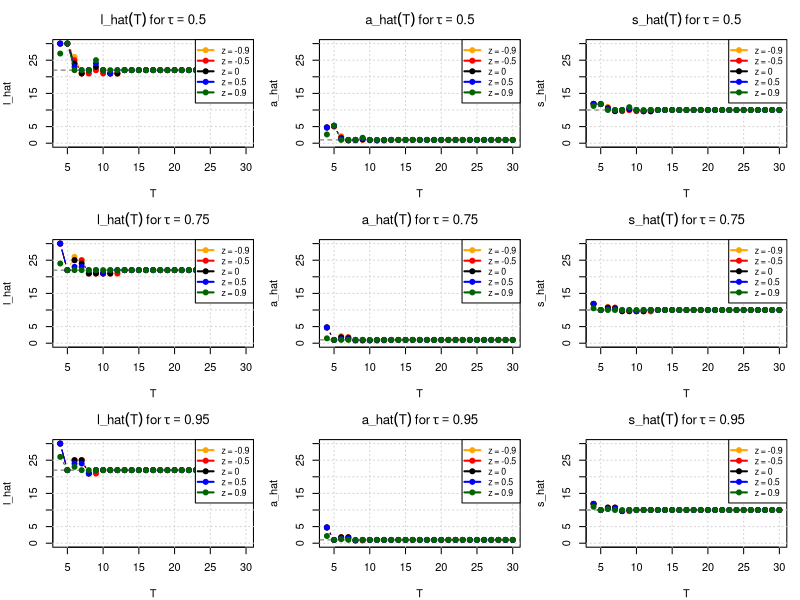

Write R code to recreate this figure.
# ---------------------------------------------------------------------------
# Figures 3 & 4 — Estimation Paths with Asymmetric Laplace Noise (Updated)
# ---------------------------------------------------------------------------

# --- Noise Generator and Helpers -------------------------------------------

rgen_asy_laplace <- function(n, tau, z, b = 1) {
  u <- runif(n)
  ifelse(u < tau,
         -rexp(n, rate = (1 + z) / b),
         rexp(n, rate = (1 - z) / b))
}

asy_laplace_variance <- function(tau, z) {
  mu <- tau / (1 + z) - (1 - tau) / (1 - z)
  ex2 <- 2 * tau / (1 + z)^2 + 2 * (1 - tau) / (1 - z)^2
  ex2 - mu^2
}

compute_noise_scale <- function(A, snr, tau, z) {
  sqrt((A / snr)^2 / asy_laplace_variance(tau, z))
}

quantile_loss <- function(u, tau) u * (tau - (u < 0))

med_weighted_tau <- function(I, l, s, tau) {
  T <- length(I)
  x <- I * exp(((1:T) - l)^2 / s^2)
  w <- exp(-((1:T) - l)^2 / s^2)
  o <- order(x)
  cum_w <- cumsum(w[o])
  cutoff <- tau * sum(w)
  x[o][min(which(cum_w >= cutoff))]
}

compute_a <- function(I, l, s, tau) med_weighted_tau(I, l, s, tau)

objective_function <- function(I, a, l, s, tau) {
  t <- seq_along(I)
  mean(quantile_loss(I - a * exp(-((t - l)^2) / s^2), tau))
}

search_best_s <- function(I, l, tau) {
  f <- function(s) objective_function(I, compute_a(I, l, s, tau), l, s, tau)
  optimize(f, c(1, 20), tol = 1e-4)$minimum
}

estimate_params <- function(I, tau, h) {
  losses <- sapply(1:h, function(l) {
    s <- search_best_s(I, l, tau)
    a <- compute_a(I, l, s, tau)
    objective_function(I, a, l, s, tau)
  })
  l_hat <- which.min(losses)
  s_hat <- search_best_s(I, l_hat, tau)
  a_hat <- compute_a(I, l_hat, s_hat, tau)
  list(l_hat = l_hat, s_hat = s_hat, a_hat = a_hat)
}

# --- Parameters ------------------------------------------------------------

A_true <- 1
L_true <- 22
S_true <- 10
snr <- 1000
seed <- 280
h <- 30
T_vals <- 4:h
taus <- c(0.5, 0.75, 0.95)
z_vals <- c(-0.9, -0.5, 0, 0.5, 0.9)
colors <- c("orange", "red", "black", "blue", "darkgreen")

# --- Plotting --------------------------------------------------------------

png("fig3_4_superposed_3x3.png", width = 1200, height = 900, res = 120)
par(mfrow = c(3, 3), mar = c(4, 4, 3, 1))

for (tau in taus) {
  for (est_name in c("l_hat", "a_hat", "s_hat")) {
    plot(NA, xlim = range(T_vals), ylim = c(0, 30),
         xlab = "T", ylab = est_name,
         main = bquote(.(as.name(est_name))(T) ~ "for" ~ tau == .(tau)))
    abline(h = switch(est_name,
                      l_hat = L_true,
                      a_hat = A_true,
                      s_hat = S_true),
           col = "gray40", lty = 2)
    grid()
    
    for (i in seq_along(z_vals)) {
      z <- z_vals[i]
      set.seed(seed)
      signal <- A_true * exp(-((1:h) - L_true)^2 / S_true^2)
      b <- compute_noise_scale(A_true, snr, tau, z)
      noise <- rgen_asy_laplace(h, tau, z, b)
      I <- signal + noise
      
      est_path <- sapply(T_vals, function(T) {
        estimate_params(I[1:T], tau, h)[[est_name]]
      })
      
      lines(T_vals, est_path, type = "b", col = colors[i], pch = 19)
    }
    
    legend("topright", legend = paste("z =", z_vals),
           col = colors, lwd = 2, pch = 19, cex = 0.8, bty = "o")
  }
}

dev.off()
cat("Superposed 3x3 estimation path plot saved as 'fig3_4_superposed_3x3.png'\n")
